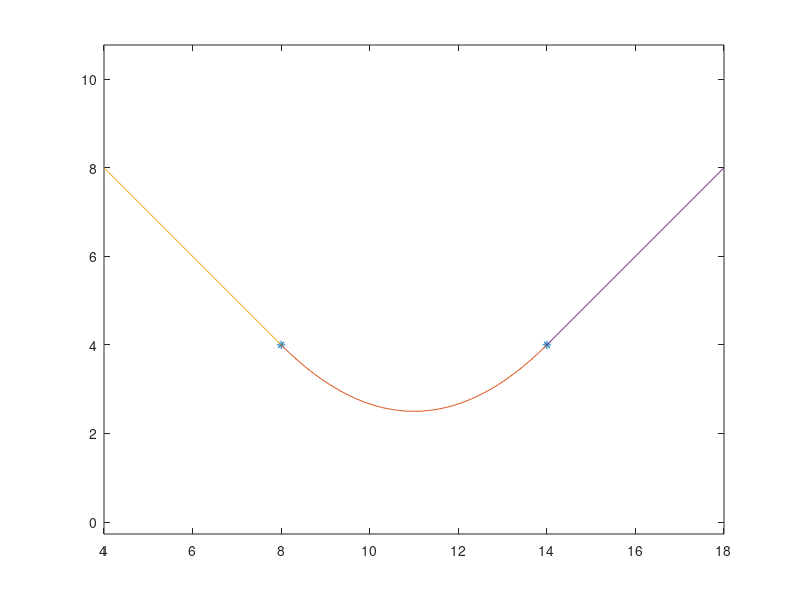

This figure's MATLAB source:
x=[8 14];
y=[-1 4 4 1];
xx=linspace(8,14);
yy=spline(x,y,xx);
plot(x,y(2:end-1),'*',xx,yy)
axis equal
hold on
l=[4 8];
plot(l, -l+12)
f=[14 18];
plot(f, f-10);
